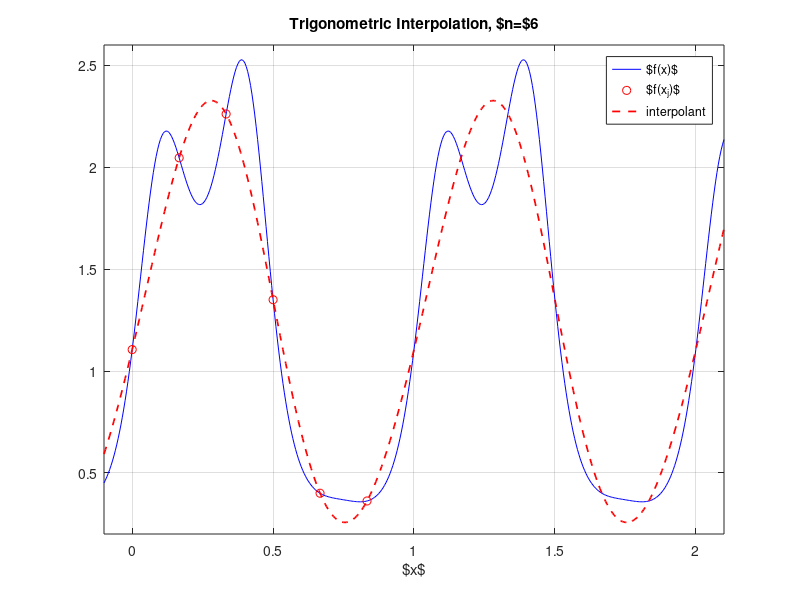
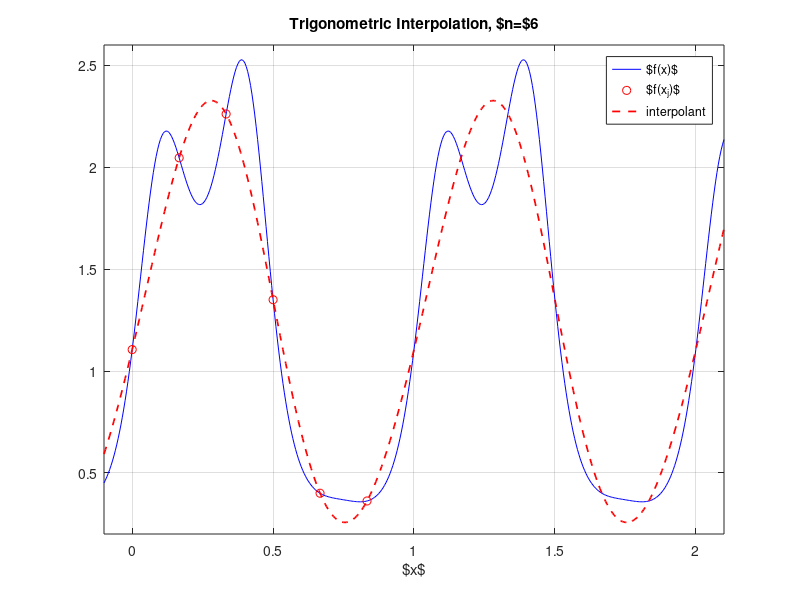
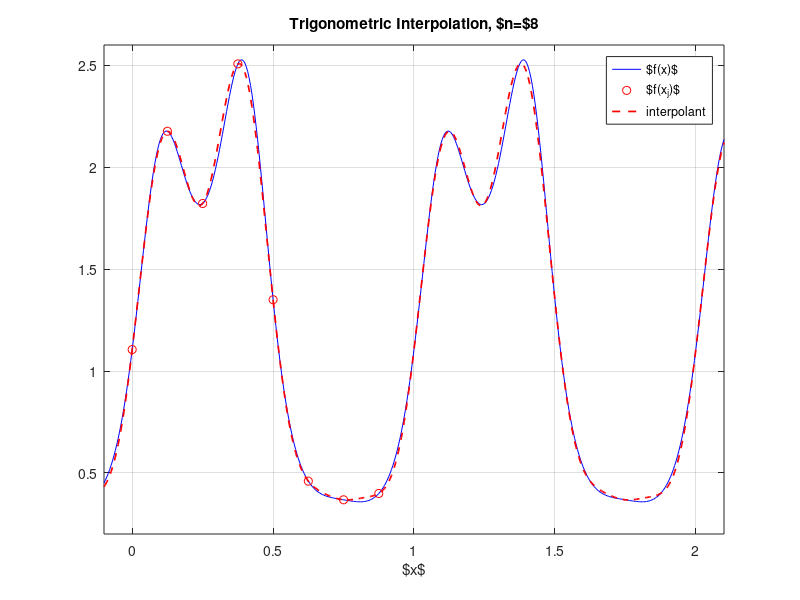
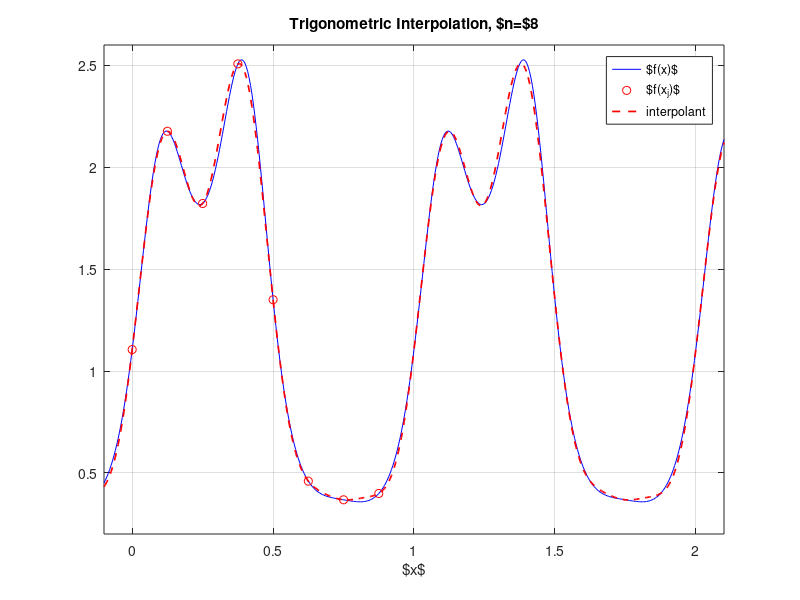

These charts were generated, in order, by the following MATLAB code:
clf
clear

xf = -0.1:0.005:2.1;
yf = exp(sin(2*pi*xf)-0.1*cos(2*pi*xf)+0.2*cos(4*pi*xf)+0.2*sin(6*pi*xf));

pn =0;

for n = [6,8,12,16]
    pn = pn+1;

    h = 1/n;

    xc = 0.0:h:1-h;
    yc =  exp(sin(2*pi*xc)-0.1*cos(2*pi*xc)+0.2*cos(4*pi*xc)+0.2*sin(6*pi*xc));

    n = length(yc);
    m = floor((n+1)/2);
    z = fft(yc)/n;

    a0 = z(1); 
    ak(1:m-1) = 2*real(z(2:m));
    ak(m) = z(m+1);
    bk(1:m-1) = -2*imag(z(2:m));

    k = 1:length(ak)-1;

    py = a0 + ak(1:m-1)*cos(2*pi*k'*xf)...
        + bk(1:m-1)*sin(2*pi*k'*xf) ...
        + ak(m)*cos(2*pi*m*xf); 
    
    hf = figure(pn)
    clf
    
    plot(xf,yf,'b-',xc,yc,'ro',xf,py,'r--','LineWidth',1.25)
    axis([-0.1,2.1,0.2,2.6])
    grid on
    xlabel('$x$');
    title(['Trigonometric Interpolation, $n=$',num2str(n)]);
    legend('$f(x)$', '$f(x_j)$', 'interpolant')
    printstr = strcat('OUT/TrigInterp',num2str(n),'.pdf')
    
    print( hf, printstr, '-dpdflatex' );
    
    printstrGray = strcat('OUT/TrigInterp',num2str(n),'Gray.pdf');
    print( hf, printstrGray, '-dpdflatex', '-mono')
end
